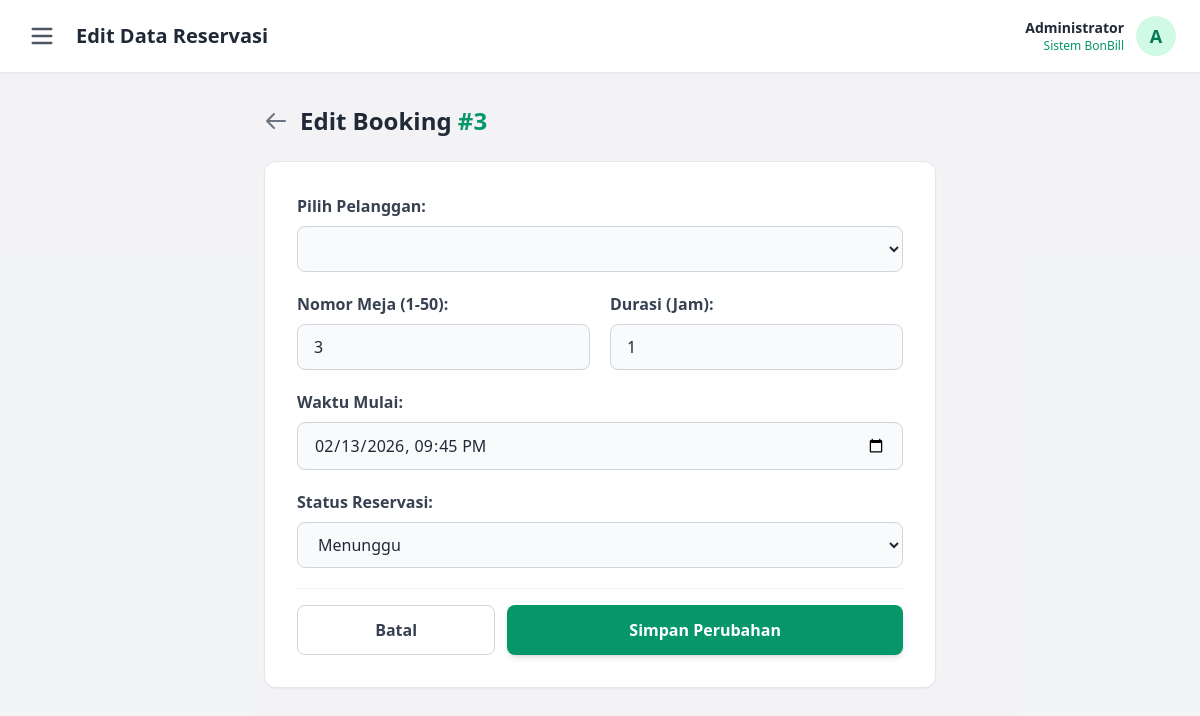
The page /user/edit_booking/3 (signed in) on the database its author committed.
### tables this page shows
CREATE TABLE bookings (
    id INTEGER PRIMARY KEY AUTOINCREMENT,
    user_id INTEGER NOT NULL,
    table_number INTEGER NOT NULL,
    start_time DATETIME NOT NULL,
    duration INTEGER NOT NULL,
    status TEXT DEFAULT 'Menunggu',
    created_at TIMESTAMP DEFAULT CURRENT_TIMESTAMP,
    FOREIGN KEY (user_id) REFERENCES users(id) ON DELETE CASCADE
);

### app.py (the view, shortened to what this page needs)
@app.route('/user/edit_booking/<int:booking_id>', methods=['GET', 'POST'])
@login_required
def edit_booking_user(booking_id):
    conn = get_db_connection()
    booking = conn.execute("SELECT * FROM bookings WHERE id = ? AND user_id = ?", (booking_id, session['user_id'])).fetchone()
    if not booking:
        conn.close()
        flash("Gagal: Data tidak ditemukan atau Anda tidak punya akses.")
        return redirect(url_for('history_user'))
    if booking['status'] != 'Menunggu':
        conn.close()
        flash("Gagal: Booking yang sudah berjalan/selesai tidak bisa diubah.")
        return redirect(url_for('history_user'))
    conn.close()
    return render_template('edit_booking_user.html', booking=booking)

### app.py (called while the page is built)
def get_db_connection():
    basedir = os.path.abspath(os.path.dirname(__file__))
    conn = sqlite3.connect(os.path.join(basedir, 'bonbill.db'))
    conn.row_factory = sqlite3.Row
    return conn

def login_required(f):
    @wraps(f)
    def decorated_function(*args, **kwargs):
        if 'user_id' not in session:
            return redirect(url_for('login'))
        return f(*args, **kwargs)
    return decorated_function

@app.template_filter('format_datetime')
def format_datetime(value, format="%d-%m-%Y %H:%M"):
    if value is None:
        return ""
    if isinstance(value, str):
        try:
            value = datetime.strptime(value, '%Y-%m-%d %H:%M:%S')
        except ValueError:
            return value
    return value.strftime(format)

### templates/edit_booking_user.html (shortened to what this page needs)
{% extends "base_admin.html" %}
{% block header_title %}Edit Data Reservasi{% endblock %}
{% block content %}
<div class="max-w-2xl mx-auto">
    <div class="mb-6 flex items-center gap-3">
        <a href="/admin/dashboard" class="text-gray-500 hover:text-emerald-600 transition-colors">
            <svg class="w-6 h-6" fill="none" stroke="currentColor" viewBox="0 0 24 24"><path stroke-linecap="round" stroke-linejoin="round" stroke-width="2" d="M10 19l-7-7m0 0l7-7m-7 7h18"></path></svg>
        </a>
        <h2 class="text-2xl font-bold text-gray-800">Edit Booking <span class="text-emerald-600">#{{ booking.id }}</span></h2>
    </div>
    <div class="bg-white p-6 md:p-8 rounded-xl shadow-sm border border-gray-200">
        <form method="POST" class="space-y-5">
            <div>
                <label class="block text-gray-700 font-semibold mb-2">Pilih Pelanggan:</label>
                <select name="user_id" required class="w-full px-4 py-2.5 bg-gray-50 border border-gray-300 rounded-lg focus:ring-2 focus:ring-emerald-500 outline-none">
                </select>
            </div>
            <div class="grid grid-cols-1 md:grid-cols-2 gap-5">
                <div>
                    <label class="block text-gray-700 font-semibold mb-2">Nomor Meja (1-50):</label>
                    <input type="number" name="table_number" min="1" max="50" value="{{ booking.table_number }}" required
                           class="w-full px-4 py-2.5 bg-gray-50 border border-gray-300 rounded-lg focus:ring-2 focus:ring-emerald-500 outline-none">
                </div>
                <div>
                    <label class="block text-gray-700 font-semibold mb-2">Durasi (Jam):</label>
                    <input type="number" name="duration" min="1" max="24" value="{{ booking.duration }}" required
                           class="w-full px-4 py-2.5 bg-gray-50 border border-gray-300 rounded-lg focus:ring-2 focus:ring-emerald-500 outline-none">
                </div>
            </div>
            <div>
                <label class="block text-gray-700 font-semibold mb-2">Waktu Mulai:</label>
                <input type="datetime-local" name="start_time" value="{{ booking.start_time | format_datetime('%Y-%m-%dT%H:%M') }}" required
                       class="w-full px-4 py-2.5 bg-gray-50 border border-gray-300 rounded-lg focus:ring-2 focus:ring-emerald-500 outline-none">
            </div>
            <div>
                <label class="block text-gray-700 font-semibold mb-2">Status Reservasi:</label>
                <select name="status" class="w-full px-4 py-2.5 bg-gray-50 border border-gray-300 rounded-lg focus:ring-2 focus:ring-emerald-500 outline-none">
                    <option value="Menunggu" {% if booking.status == 'Menunggu' %}selected{% endif %}>Menunggu</option>
                </select>
            </div>
            <div class="pt-4 border-t border-gray-100 mt-6 flex flex-col-reverse md:flex-row gap-3">
                <a href="/admin/dashboard" class="w-full md:w-1/3 text-center px-4 py-3 bg-white border border-gray-300 text-gray-700 hover:bg-gray-50 rounded-lg font-semibold transition-colors">
                    Batal
                </a>
                <button type="submit" class="w-full md:w-2/3 bg-emerald-600 hover:bg-emerald-700 text-white font-bold py-3 px-4 rounded-lg transition-colors shadow-md">
                    Simpan Perubahan
                </button>
            </div>
        </form>
    </div>
</div>
{% endblock %}

### rows shown on the page
bookings: id "3", table_number "3", duration "1", start_time "02/13/2026 21:45", status "Menunggu"
